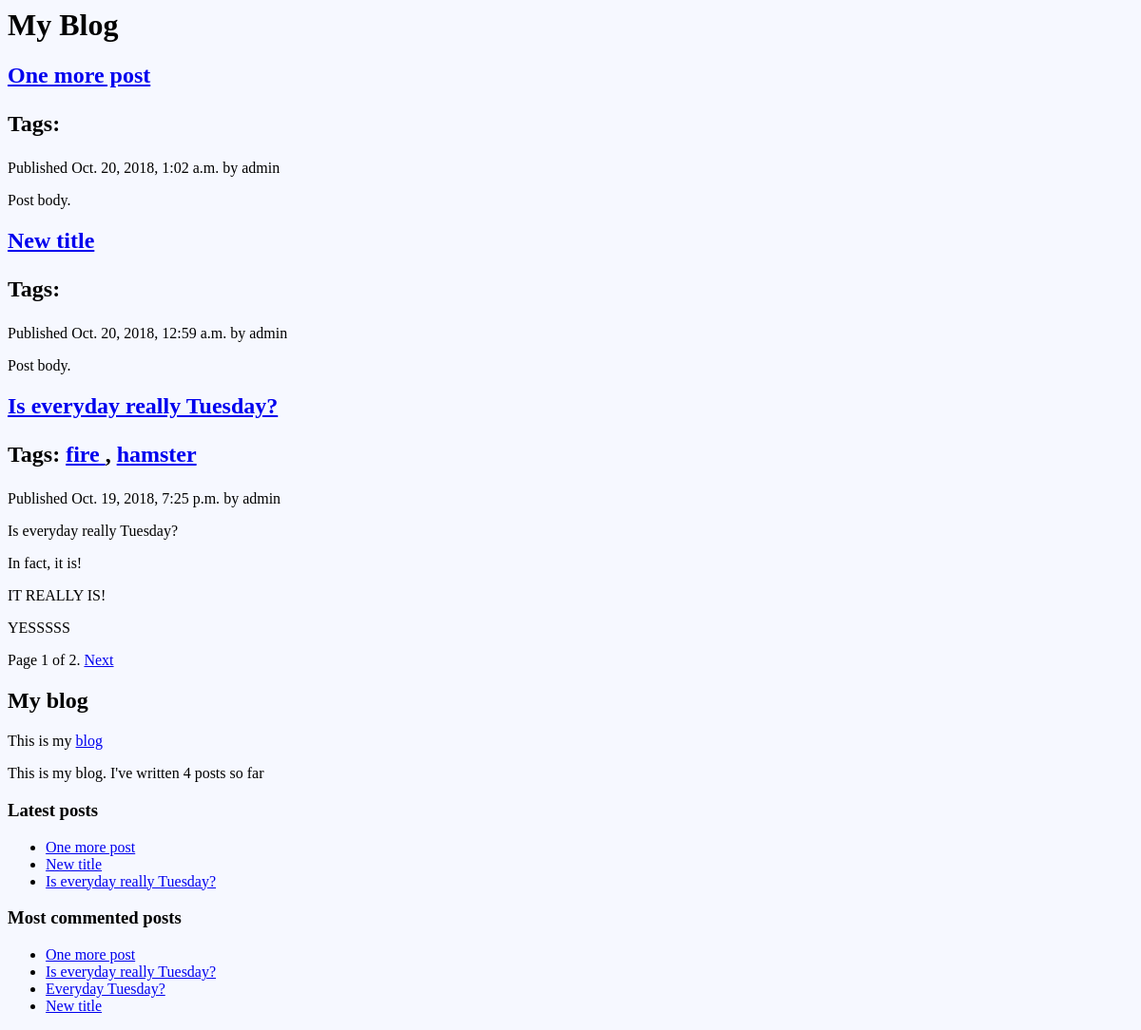
/blog/, run on an earlier commit of the app's database.
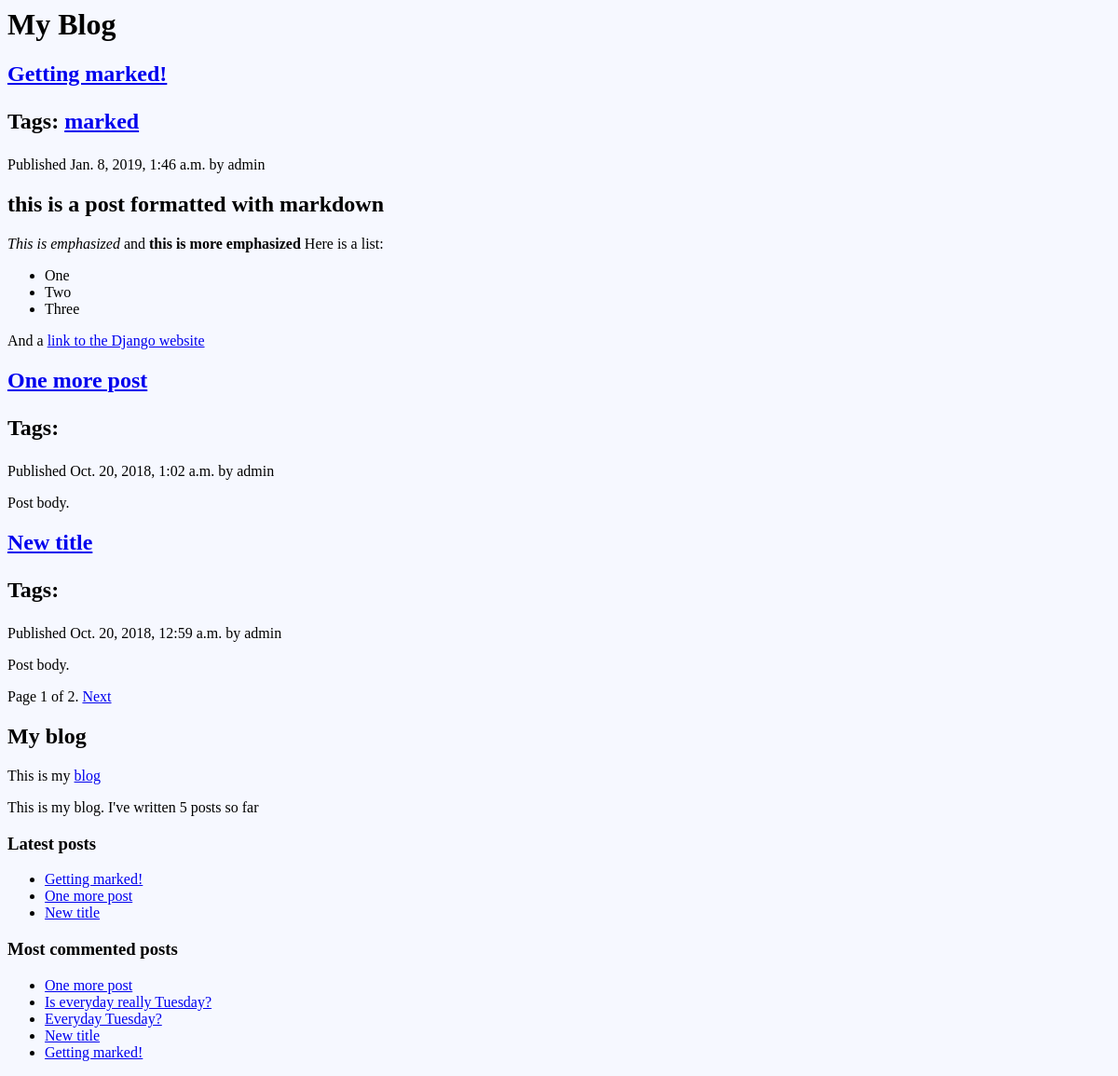
And on a later commit of the database.
### blog/models.py (models this page shows, shortened)
class Post(models.Model):
    STATUS_CHOICES = (
        ('draft', 'Draft'),
        ('published', 'Published'),
    )
    title = models.CharField(max_length=250)
    slug = models.SlugField(max_length=250, unique_for_date='publish')
    author = models.ForeignKey(User, on_delete=models.CASCADE,related_name='blog_posts')
    body=models.TextField()
    publish = models.DateTimeField(default=timezone.now)
    created = models.DateTimeField(auto_now_add=True)
    updated = models.DateTimeField(auto_now=True)
    status = models.CharField(max_length=10, choices=STATUS_CHOICES, default='draft')
    tags = TaggableManager()
    class Meta:
        ordering = ('-publish',)
    objects = models.Manager() # The default manager.
    published = PublishedManager() # Our custom manager.
    def get_absolute_url(self):
        return reverse('blog:post_detail',
                        args=[self.publish.year,
                              self.publish.month,
                              self.publish.day,
                              self.slug])

### blog/views.py (the view)
# urls.py: path('', views.post_list, name='post_list'),
def post_list(request, tag_slug=None):
    object_list = Post.published.all()
    tag = None
    if tag_slug:
        tag = get_object_or_404(Tag, slug=tag_slug)
        object_list = object_list.filter(tags__in=[tag])
    paginator = Paginator(object_list, 3) # 3 posts in each page
    page = request.GET.get('page')
    try:
        posts = paginator.page(page)
    except PageNotAnInteger:
        posts = paginator.page(1)
    except EmptyPage:
        posts = paginator.page(paginator.num_pages)
    return render(request,
                  'blog/post/list.html',
                  { 'page': page,
                    'posts':posts,
                    'tag': tag})

### blog/models.py (called while the page is built)
    def get_queryset(self):
        return super(PublishedManager,
                     self).get_queryset()\
                          .filter(status='published')

### blog/templatetags/blog_tags.py (called while the page is built)
@register.simple_tag
def total_posts():
    return Post.published.count()

@register.inclusion_tag('blog/post/latest_posts.html')
def show_latest_posts(count=5):
    latest_posts = Post.published.order_by('-publish')[:count]
    return {'latest_posts': latest_posts}

@register.simple_tag
def get_most_commented_posts(count=5):
    return Post.published.annotate(
        total_comments=Count('comments')
    ).order_by('-total_comments')[:count]

@register.filter(name='markdown')
def markdown_format(text):
    return mark_safe(markdown.markdown(text))

### blog/templates/blog/post/list.html (shortened to what this page needs)
{% extends "blog/base.html" %}
{% load blog_tags %}
{% block content %}
    <h1>My Blog</h1>
    {% for post in posts %}
        <h2>
            <a href="{{ post.get_absolute_url }}">
                {{ post.title }}
            </a>
            <p class="tags">
                Tags:
                {% for tag in post.tags.all %}
                    <a href="{% url "blog:post_list_by_tag" tag.slug %}">
                        {{ tag.name }}
                    </a>
                    {% if not forloop.last %}, {% endif %}
                {% endfor %}
            </p>
        </h2>
        <p class="date">
            Published {{ post.publish }} by {{ post.author }}
        </p>
        {{ post.body|markdown|truncatewords_html:30 }}
    {% endfor %}
    {% include "../pagination.html" with page=posts %}
{% endblock %}

### blog/templates/blog/base.html (shortened to what this page needs)
{% load blog_tags %}
{% load static %}
<html lang="en">
<head>
    <link rel="stylesheet" href="{% static 'blog/css/style.css' %}">
</head>
<body>
    <div id="content">
        {% block content %}
        {% endblock %}
    </div>
    <div id="sidebar">
        <h2>My blog</h2>
        <p>This is my <a href="/blog/">blog</a></p>
        <p>This is my blog. I've written {% total_posts %} posts so far</p>
        <h3>Latest posts</h3>
        {% show_latest_posts 3 %}
        <h3>Most commented posts</h3>
        {% get_most_commented_posts as most_commented_posts %}
        <ul>
            {% for post in most_commented_posts %}
            <li>
                <a href="{{ post.get_absolute_url }}">{{ post.title }}</a>
            </li>
            {% endfor %}
        </ul>
    </div>
</body>
</html>

### blog/templates/blog/pagination.html (shortened to what this page needs)
<div class="pagination">
    <span class="step-links">
        <span class="current">
            Page {{ page.number }} of {{ page.paginator.num_pages }}.
        </span>
            {% if page.has_next %}
                <a href="?page={{ page.next_page_number }}">Next</a>
            {% endif %}
    </span>
</div>

### blog/templates/blog/post/latest_posts.html
<ul>
{% for post in latest_posts %}
    <li>
        <a href="{{ post.get_absolute_url }}">{{ post.title }}</a>
    </li>
{% endfor %}
</ul>

### blog/static/blog/css/style.css (style rules this page uses)
body { background-color: rgb(246, 248, 255); }

What changed in the data, as far as the page shows it:
no longer on one of the page's lists (row unchanged): Post: title "Is everyday really Tuesday?", publish "Oct. 19, 2018, 7:25 p.m.", author "admin", body "Is everyday really Tuesday? In fact, it is! IT REALLY IS! YESSSSS"
added Post: title "Getting marked!", publish "Jan. 8, 2019, 1:46 a.m.", author "admin", body "this is a post formatted with markdown This is emphasized and this is more emphasized Here is a list: One Two Three And a link to the Django website"
added Tag: name "marked", shown under "Getting marked!"
computed for Post "Is everyday really Tuesday?": loses Tag (name "fire"); loses Tag (name "hamster")
Also different on the page:
text no longer shown: "4"
text now shown: "5"
